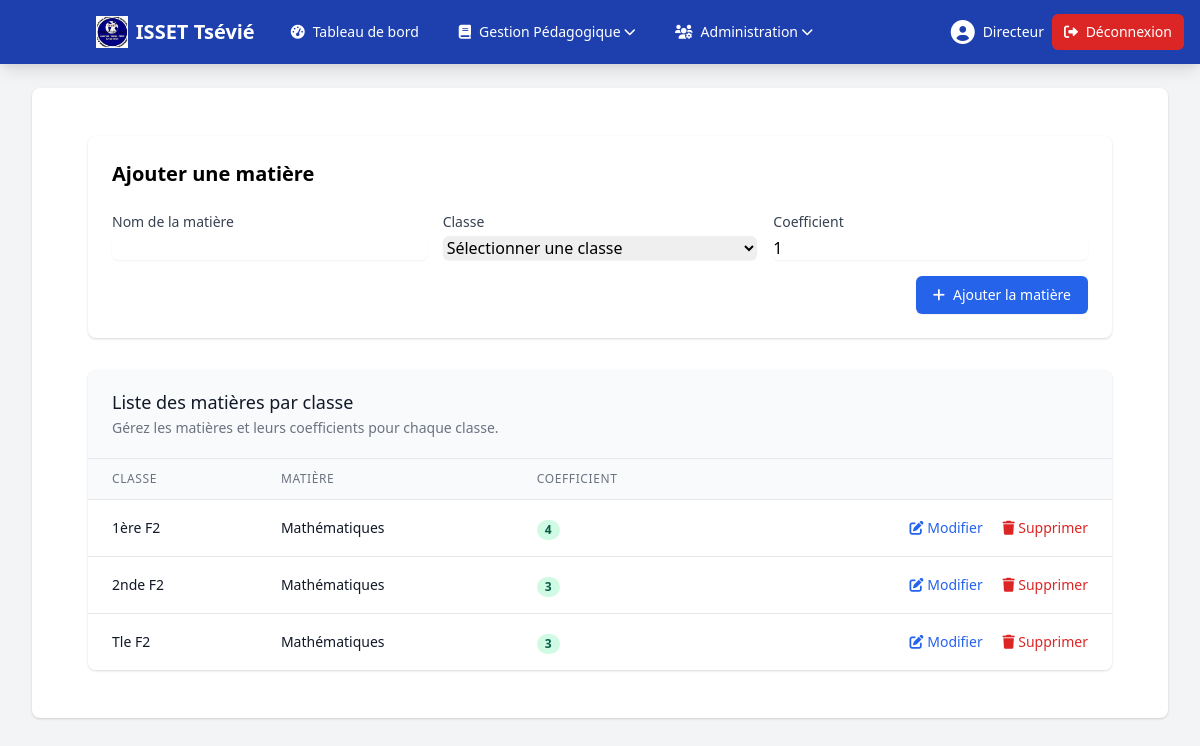
Page /directeur/matieres.php (signed in) on the committed database.
### tables this page shows
CREATE TABLE IF NOT EXISTS `matieres` (
  `id` int NOT NULL AUTO_INCREMENT,
  `nom` varchar(100) DEFAULT NULL,
  `classe_id` int NOT NULL,
  `coefficient` int NOT NULL DEFAULT '1',
  PRIMARY KEY (`id`),
  KEY `classe_id` (`classe_id`)
);

CREATE TABLE IF NOT EXISTS `classes` (
  `id` int NOT NULL AUTO_INCREMENT,
  `nom` varchar(50) DEFAULT NULL,
  `niveau` varchar(50) DEFAULT NULL,
  PRIMARY KEY (`id`)
);

### directeur/matieres.php (the view, shortened to what this page needs)
<?php
include 'includes/header.php';
$query = "SELECT m.*, c.nom as classe_nom ,c.niveau as classe_niveau FROM matieres m
          LEFT JOIN classes c ON m.classe_id = c.id
          ORDER BY c.niveau, c.nom, m.nom";
$matieres = [];
try {
    $stmt = $db->query($query);
    $matieres = $stmt ? $stmt->fetchAll(PDO::FETCH_ASSOC) : [];
} catch (PDOException $e) {
    error_log("Erreur lors de la récupération des matières: " . $e->getMessage());
}
?>
<div class="bg-white p-6 rounded-lg shadow mb-8">
    <div class="flex justify-between items-center mb-6">
        <h2 class="text-xl font-semibold">Ajouter une matière</h2>
    </div>
    <form method="POST" class="space-y-4">
        <div class="grid grid-cols-1 md:grid-cols-3 gap-4">
            <div>
                <label for="nom" class="block text-sm font-medium text-gray-700">Nom de la matière</label>
                <input type="text" id="nom" name="nom" required
                       class="mt-1 block w-full rounded-md border-gray-300 shadow-sm focus:border-blue-500 focus:ring-blue-500">
            </div>
            <div>
                <label for="classe_id" class="block text-sm font-medium text-gray-700">Classe</label>
                <select id="classe_id" name="classe_id" required
                        class="mt-1 block w-full rounded-md border-gray-300 shadow-sm focus:border-blue-500 focus:ring-blue-500">
                    <option value="">Sélectionner une classe</option>
                </select>
            </div>
            <div>
                <label for="coefficient" class="block text-sm font-medium text-gray-700">Coefficient</label>
                <input type="number" id="coefficient" name="coefficient" min="1" max="10" value="1" required
                       class="mt-1 block w-full rounded-md border-gray-300 shadow-sm focus:border-blue-500 focus:ring-blue-500">
            </div>
        </div>
        <div class="flex justify-end">
            <button type="submit" name="ajouter_matiere"
                    class="inline-flex items-center px-4 py-2 border border-transparent text-sm font-medium rounded-md shadow-sm text-white bg-blue-600 hover:bg-blue-700 focus:outline-none focus:ring-2 focus:ring-offset-2 focus:ring-blue-500">
                <i class="fas fa-plus mr-2"></i> Ajouter la matière
            </button>
        </div>
    </form>
</div>
<div class="bg-white shadow overflow-hidden sm:rounded-lg">
    <div class="px-4 py-5 sm:px-6 bg-gray-50">
        <h3 class="text-lg font-medium leading-6 text-gray-900">Liste des matières par classe</h3>
        <p class="mt-1 max-w-2xl text-sm text-gray-500">Gérez les matières et leurs coefficients pour chaque classe.</p>
    </div>
    <div class="border-t border-gray-200">
        <div class="overflow-x-auto">
            <table class="min-w-full divide-y divide-gray-200">
                <thead class="bg-gray-50">
                    <tr>
                        <th scope="col" class="px-6 py-3 text-left text-xs font-medium text-gray-500 uppercase tracking-wider">Classe</th>
                        <th scope="col" class="px-6 py-3 text-left text-xs font-medium text-gray-500 uppercase tracking-wider">Matière</th>
                        <th scope="col" class="px-6 py-3 text-left text-xs font-medium text-gray-500 uppercase tracking-wider">Coefficient</th>
                        <th scope="col" class="relative px-6 py-3">
                        </th>
                    </tr>
                </thead>
                <tbody class="bg-white divide-y divide-gray-200">
                    <?php if (empty($matieres)): ?>
                        <tr>
                            <td colspan="4" class="px-6 py-4 whitespace-nowrap text-sm text-gray-500 text-center">
                                Aucune matière n'a été enregistrée pour le moment.
                            </td>
                        </tr>
                    <?php else: ?>
                        <?php foreach ($matieres as $matiere): ?>
                            <tr>
                                <td class="px-6 py-4 whitespace-nowrap">
                                    <div class="text-sm font-medium text-gray-900">
                                        <?php echo htmlspecialchars($matiere['classe_nom'].' '.$matiere['classe_niveau']); ?>
                                    </div>
                                </td>
                                <td class="px-6 py-4 whitespace-nowrap">
                                    <div class="text-sm text-gray-900"><?php echo htmlspecialchars($matiere['nom']); ?></div>
                                </td>
                                <td class="px-6 py-4 whitespace-nowrap">
                                    <span class="px-2 inline-flex text-xs leading-5 font-semibold rounded-full bg-green-100 text-green-800">
                                        <?php echo $matiere['coefficient']; ?>
                                    </span>
                                </td>
                                <td class="px-6 py-4 whitespace-nowrap text-right text-sm font-medium">
                                    <button class="text-blue-600 hover:text-blue-900 mr-4">
                                        <i class="fas fa-edit"></i> Modifier
                                    </button>
                                    <button class="text-red-600 hover:text-red-900">
                                        <i class="fas fa-trash"></i> Supprimer
                                    </button>
                                </td>
                            </tr>
                        <?php endforeach; ?>
                    <?php endif; ?>
                </tbody>
            </table>
        </div>
    </div>
</div>
<?php include 'includes/footer.php'; ?>

### rows in the picture
matieres: classe.niveau "1ère F2", nom "Mathématiques", coefficient "4"
matieres: classe.niveau "2nde F2", nom "Mathématiques", coefficient "3"
matieres: classe.niveau "Tle F2", nom "Mathématiques", coefficient "3"

### other values in the picture
$user_name "Directeur"
